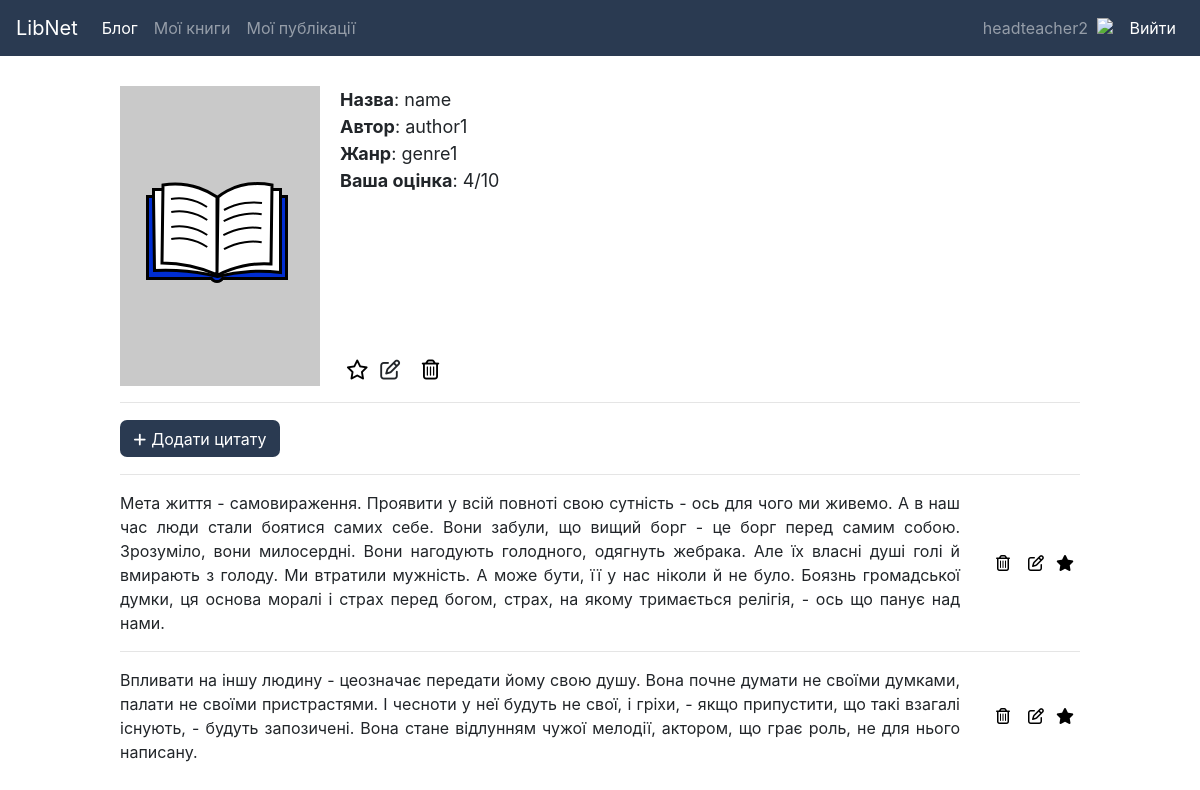
Page /3/book (signed in) on the committed database.
### sn/db.py (models this page shows)
class User(db.Model):
	id = db.Column(db.Integer, primary_key=True)
	username = db.Column(db.String(80), nullable=False, unique = True)
	name = db.Column(db.String(80), nullable=False)
	birth_date = db.Column(db.DateTime, nullable=False)
	email = db.Column(db.String(80), unique=True, nullable=False)
	password = db.Column(db.String(80), nullable=False)
	avatar = db.Column(db.String(100))

class Book(db.Model):
	id = db.Column(db.Integer, primary_key=True)
	owner_id = db.Column(db.Integer, db.ForeignKey('user.id'), nullable=False)
	owner = db.relationship('User',  foreign_keys = "Book.owner_id")
	name = db.Column(db.String(80), nullable=False)
	author = db.Column(db.String(80))
	genre = db.Column(db.String(80))
	status = db.Column(db.String(3), nullable=False)
	rating = db.Column(db.String(3))
	image = db.Column(db.String(100))
	is_favorite = db.Column(db.Boolean, default=False)

class Quote(db.Model):
	id = db.Column(db.Integer, primary_key=True)
	book_id = db.Column(db.Integer, db.ForeignKey('book.id'), nullable=False)
	book = db.relationship('Book',  foreign_keys = "Quote.book_id")
	text = db.Column(db.String(1005))
	is_favorite = db.Column(db.Boolean, default=False)

### sn/index.py (the view)
@app.route('/<int:id>/book', methods=('GET', 'POST'))
def book(id):
	get_user()
	book = Book.query.filter_by(id = id).first()
	quotes = Quote.query.filter_by(book_id=book.id)
	author = book.author
	if request.method == 'POST':
		quote_text = request.form['quote_text']
		quote = Quote(book_id=book.id, text=quote_text)
		db.session.add(quote)
		db.session.commit()
		return redirect(url_for('book', id=id))
	return render_template('book.html', quotes=quotes, author=book.author, name=book.name, genre=book.genre, rating=book.rating, image=book.image, book=book)

### sn/index.py (called while the page is built)
def get_user():
	user_id = session.get('user_id')
	if user_id is None:
		g.user = None
	else:
		g.user = User.query.filter_by(id=user_id).first()
	return g.user

### sn/templates/book.html (shortened to what this page needs)
<!doctype html>
<html>
    <head>
    <link rel="stylesheet" href="https://maxcdn.bootstrapcdn.com/bootstrap/4.0.0/css/bootstrap.min.css">
    <link rel="stylesheet" href="../static/css/style.css">
    </head>
    <body>
        {% include 'navbar.html' %}
        <div class="quotes-contain">
        <div class="book-info">
            {% if image %}
                <img class="book-img"  src="{{ image }}" style="margin-right: 20px;">
                {% else %}
                <img class="book-img"  src="../static/img/book.svg" style="margin-right: 20px;">
                {% endif %}
            <div class="book-ul">
                <ul style="list-style: none; padding: 0; margin: 0;">
                <li><b>Назва</b>: {{ name }}</li>
                {% if author %}
                <li><b>Автор</b>: {{ author }}</li>
                {% endif %}
                {% if genre %}
                <li><b>Жанр</b>: {{ genre }}</li>
                {% endif %}
                {% if rating %}
                <li><b>Ваша оцінка</b>: {{ rating }}/10</li>
                {% endif %}
                </ul>
            <div class="book-buttons" style="display: flex; font-size: 20px;">
                <form method="post">
                    {%  if book.is_favorite %}
                <button formaction="{{ url_for('add_book_to_favorites', id=book.id) }}" style="border: 0; background-color: transparent;"><i class="fas fa-star"></i></button>
                    {%  else %}
                <button formaction="{{ url_for('add_book_to_favorites', id=book.id) }}" style="border: 0; background-color: transparent;"><i class="far fa-star"></i></button>
                    {%  endif %}
                    <a style="margin-right: 10px;"><i class="far fa-edit"></i></a>
                <button formaction="{{ url_for('delete_book', id=book.id) }}" style="border: 0; background-color: transparent;"><i class="far fa-trash-alt"></i></button>
                </form>
            </div>
            </div>
        </div>
        <hr>
        <button id="add-quote-button" class="add-quote-button" onclick="myFunction()"><i class="fas fa-plus" style="margin-right: 5px; font-size: 0.9rem;"></i>Додати цитату
        </button>
        {% if quotes.first() %}
        <ol class="quotes">
            {% for q in quotes %}
            <hr>
                <li class="quote-div"><div id = "quote-text-div">{{ q.text }}</div>
                    <div id="contain" style="display: flex; align-items: center; justify-content: center;">
                        <div id="min-contain">
                            <form method="post" style="display: flex;">
                            <button class="book-button" formaction="{{ url_for('delete_quote', id=q.book_id) }}"><i class="far fa-trash-alt" style="margin-right: 6px;"></i></button>
                            <button class="book-button"><i class="far fa-edit"></i></button>
                            {%  if q.is_favorite %}
                            <button formaction="{{ url_for('add_quote_to_favorites', id=q.id) }}" style="border: 0; background-color: transparent;"><i class="fas fa-star"></i></button>
                            {%  else %}
                            <button formaction="{{ url_for('add_quote_to_favorites', id=q.id) }}" style="border: 0; background-color: transparent;"><i class="far fa-star"></i></button>
                            {%  endif %}
                            </form>
                        </div>
                    </div>
                </li>
            {% endfor %}
        </ol>
        {% else %}
            <hr>
            <p>Ви поки що не додавали цитати.</p>
        {% endif %}
    </div>
    </body>
</html>

### sn/templates/navbar.html (shortened to what this page needs)
<!doctype html>
<html>
<head>
    <link rel="stylesheet" href="../static/css/style.css">
<link rel="stylesheet" href="https://maxcdn.bootstrapcdn.com/bootstrap/4.0.0/css/bootstrap.min.css">
</head>
<body>
<nav class="navbar navbar-expand-lg navbar-dark" style="background-color: #2A3A51;">
  <a class="navbar-brand" href="{{ url_for('index') }}">LibNet</a>
  <div  class="collapse navbar-collapse" id="navbarSupportedContent">
      {% if g.user %}
    <ul class="navbar-nav mr-auto">
      <li class="nav-item active">
        <a class="nav-link" href="{{ url_for('blog') }}">Блог<span class="sr-only">(current)</span></a>
      </li>
      <li class="nav-item">
        <a class="nav-link" href="{{ url_for('books') }}">Мої книги</a>
      </li>
        <li class="nav-item">
        <a class="nav-link" href="{{ url_for('posts') }}">Мої публікації</a>
      </li>
    </ul>
      {% endif %}
      <ul class="navbar-nav">
      {% if g.user %}
        <li class="nav-item">
        <a class="nav-link" href="{{ url_for('my_profile') }}" style="height: 40px;">
            {{ g.user.username }}
            {% if g.user.avatar %}
            <img src="{{ g.user.avatar }}" style="height: 40px; margin-top: -8px; margin-left: 5px;">
            {% endif %}
            </a>
        </li>
        <li class="nav-item">
        <a style="color: white" class="nav-link" href="{{ url_for('logout') }}">Вийти</a>
        </li>
     {% endif %}
    </ul>
  </div>
</nav>
    </body>
</html>

### sn/static/css/style.css (style rules this page uses)
a { color: #000; text-decoration: none; }
.nav-link { color: black; }
.add-class-button, .edit-delete-button, .add-quote-button { background-color: #2A3A51; color: white; width: 160px; height: 37px; border-radius: 7px; margin: auto; border-color: transparent; margin: 1px 0 1px 0; }
.quote-div { display: flex; justify-content: space-between; }
#quote-text-div { text-align: justify; margin-right: 30px; }
.quotes-contain { max-width: 80vw; margin: auto; margin-top: 30px; }
ol { padding: 0; }
.book-img { width: 200px; height: 300px; object-fit: cover; }

### sn/templates/navbar.html (style rules this page uses)
.navbar { position: sticky; left: 0; }

### sn/templates/book.html (style rules this page uses)
.book-info { font-size: 18px; display: flex; align-content: center; }
.book-ul { display: flex; flex-direction: column; justify-content: space-between }
.book-button { background-color: transparent; border: 0; }

### rows in the picture
User: user.username "headteacher2"
Book: name "name", author "author1", genre "genre1"
Quote: text "Мета життя - самовираження. Проявити у всій повноті свою сутність - ось для чого ми живемо. А в наш час люди стали боятися самих себе. Вони забули, що вищий борг - це борг перед самим собою. Зрозуміло, вони милосердні. Вони нагодують голодного, одягнуть жебрака. Але їх власні душі голі й вмирають з голоду. Ми втратили мужність. А може бути, її у нас ніколи й не було. Боязнь громадської думки, ця основа моралі і страх перед богом, страх, на якому тримається релігія, - ось що панує над нами."
Quote: text "Впливати на іншу людину - цеозначає передати йому свою душу. Вона почне думати не своїми думками, палати не своїми пристрастями. І чесноти у неї будуть не свої, і гріхи, - якщо припустити, що такі взагалі існують, - будуть запозичені. Вона стане відлунням чужої мелодії, актором, що грає роль, не для нього написану."

### other values in the picture
{{ rating }} "4"
